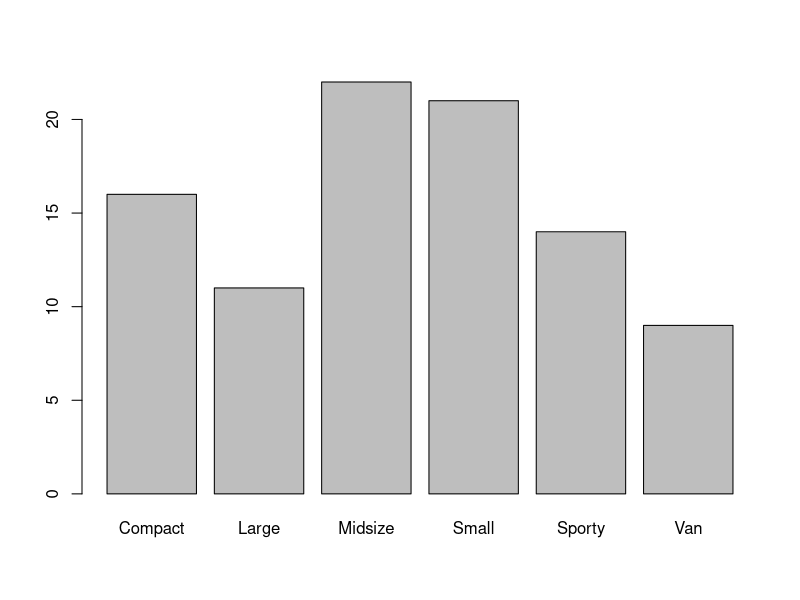
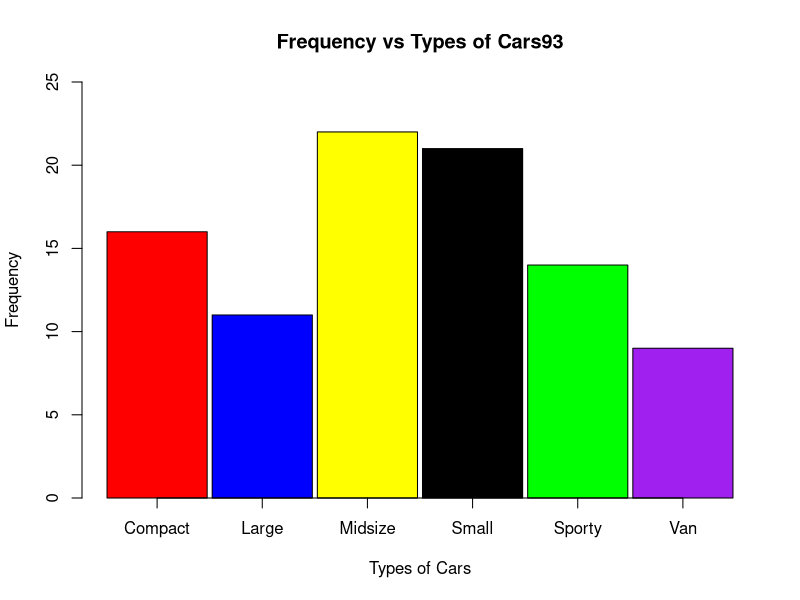
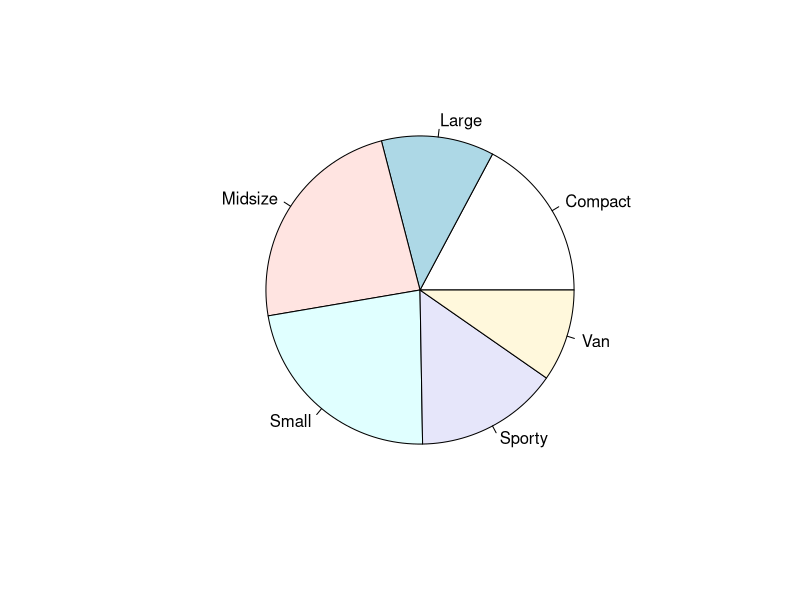
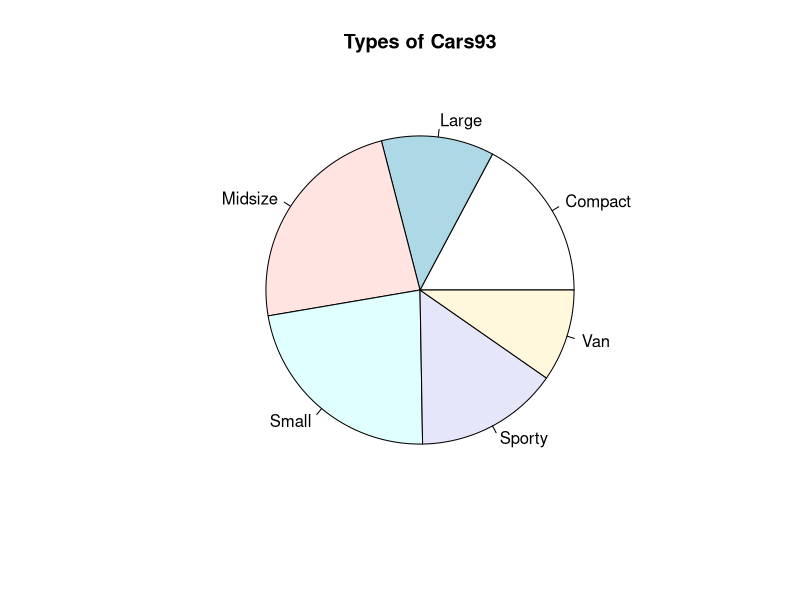
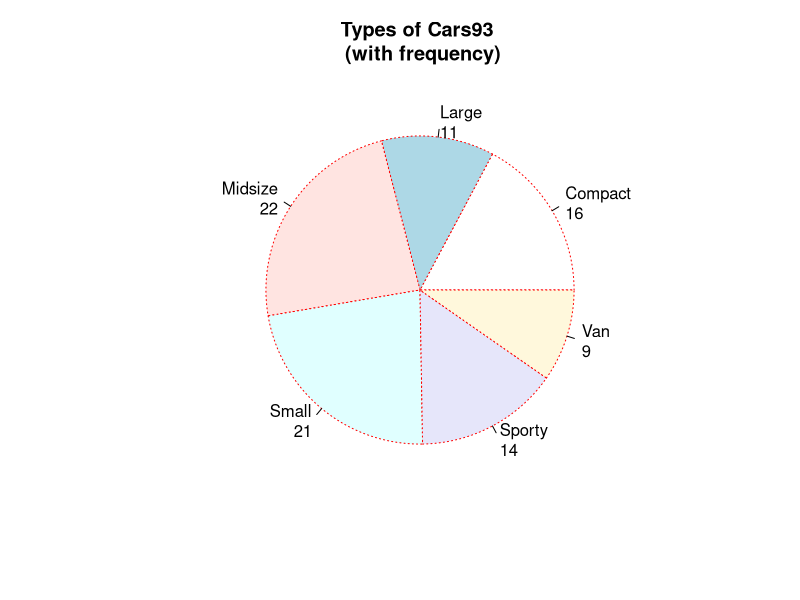
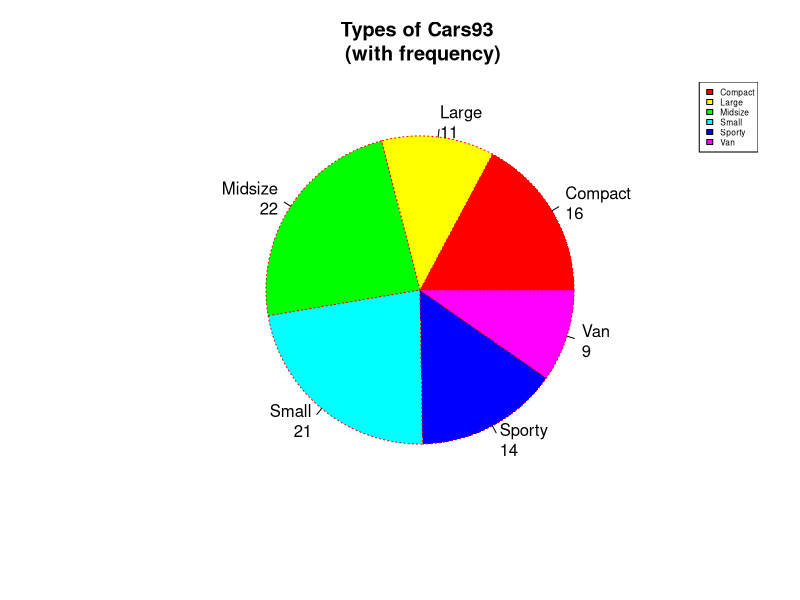
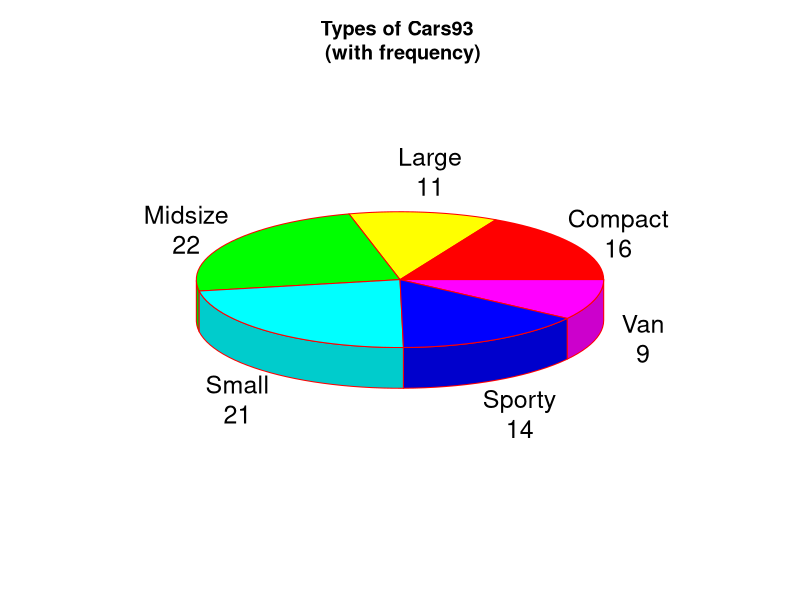
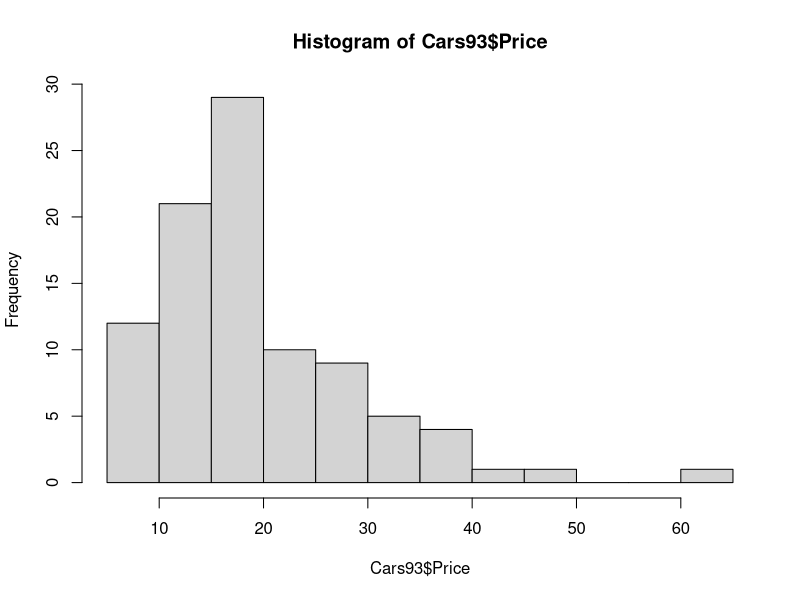

These figures' R source, in order:
library(MASS)
data("Cars93")

png(file = "graph.jpg")

# Construct a table
table(Cars93$Type)

# Draw Barplot
barplot(table(Cars93$Type))
barplot(table(Cars93$Type), main = "Frequency vs Types of Cars93",
        ylab = "Frequency", xlab = "Types of Cars",
        ylim = c(0, 25), axis.lty = "solid",
        col = c("red", "blue", "yellow", "black", "green", "purple"),
        space = 0.05)

# Draw Piechart
pie(table(Cars93$Type))
pie(table(Cars93$Type), main = "Types of Cars93")

lbls = paste(names(table(Cars93$Type)), "\n", table(Cars93$Type), sep = "")
pie(table(Cars93$Type), labels = lbls, main = "Types of Cars93 \n (with frequency)",
    border = "red", lty = "dotted")

lbls2 = paste(table(Cars93$Type))
pie(table(Cars93$Type), labels = lbls, main = "Types of Cars93 \n (with frequency)",
    border = "red", lty = "dotted", col = rainbow(length(table(Cars93$Type))))

lgd = names(table(Cars93$Type))
legend("topright", lgd, cex = 0.5, fill = rainbow(length(table(Cars93$Type))) )

library(plotrix)
pie3D(table(Cars93$Type), labels = lbls, main = "Types of Cars93 \n (with frequency)",
    border = "red", lty = "dotted")

# Draw Histogram
hist(Cars93$Price)
hist(Cars93$Price, xlab = "Price (x $1,000)", xlim = c(0,70),
     main = "Prices of 93 Models of 1993 Cars", probability = TRUE)
lines(density(Cars93$Price))

# Draw Scatter plot
plot(Cars93$Horsepower~Cars93$MPG.city)
plot(Cars93$Horsepower~Cars93$MPG.city, xlab = "Horsepower", ylab = "MPG City",
     main = "MPG City vs Horsepower")

# Draw Boxplot
boxplot(Cars93$Horsepower~Cars93$Cylinders)
boxplot(Cars93$Horsepower~Cars93$Cylinders, xlab = "Cylinders", ylab = "Horsepower",
        main = "Horsepower vs Number of cylinders")

dev.off()
